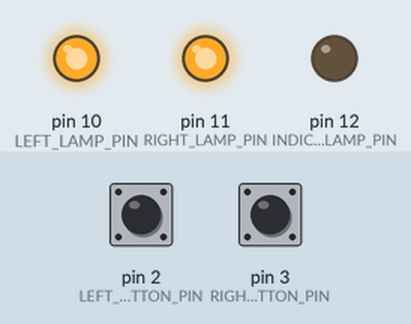
This sketch was run on a simulated Arduino Uno, built with avr-gcc and run on an emulated ATmega328P. Parts: output pins drawn as LEDs (lit = HIGH). Dashed ring = blinking. Inputs (shaded band) come from the test bench; at power-on: pin 2 (LEFT_BUTTON_PIN) HIGH, pin 3 (RIGHT_BUTTON_PIN) HIGH.

Above: at 1.2 s.
1.3 s: pin 2 (LEFT_BUTTON_PIN) pulled LOW for 0.15 s
At 1.57 s:
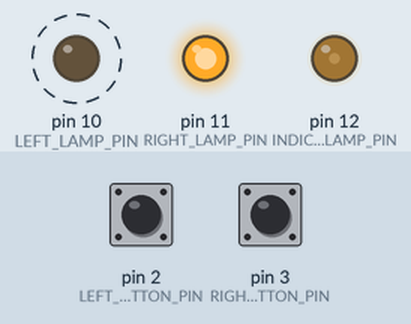
4.3 s: pin 3 (RIGHT_BUTTON_PIN) pulled LOW for 0.15 s
At 7.2 s:
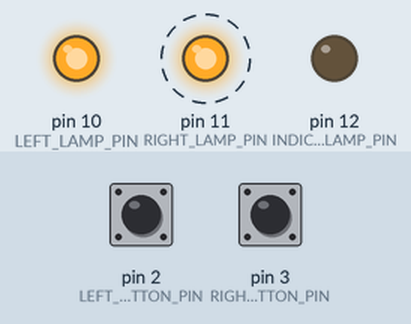
7.3 s: pin 3 (RIGHT_BUTTON_PIN) pulled LOW for 1 s
At 8.1 s:
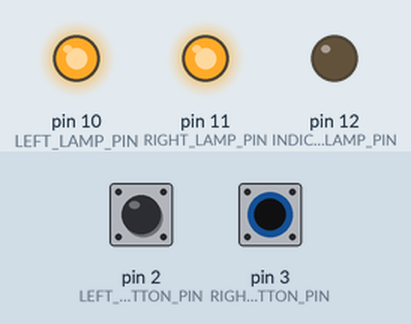
9.8 s: pin 2 (LEFT_BUTTON_PIN) pulled LOW for 1 s
At 12.7 s:
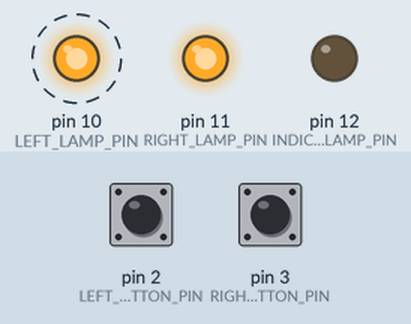
12.8 s: pin 2 (LEFT_BUTTON_PIN) pulled LOW for 3.2 s
At 13.5 s:
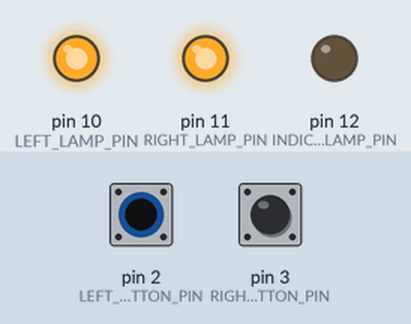
17.5 s: pin 2 (LEFT_BUTTON_PIN) driven LOW and pin 3 (RIGHT_BUTTON_PIN) driven LOW
At 17.66 s:
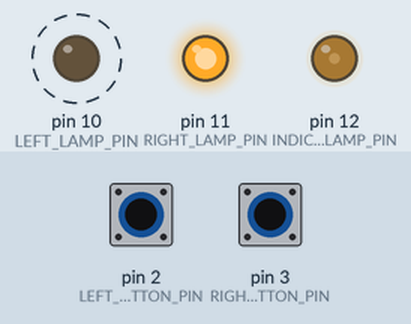
Timing chart, 0 to 21.5 s (numbered marks = the images above; inputs shaded):
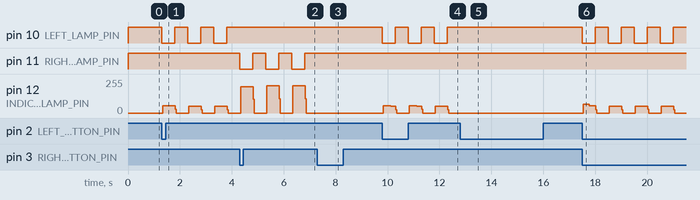

Measured:
- after the input at 1.3 s, pin 10 (LEFT_LAMP_PIN): alternates HIGH for 0.50 s and LOW for 0.50 s, starting at once
- after the input at 4.3 s, pin 10 (LEFT_LAMP_PIN): stops changing and stays HIGH; pin 11 (RIGHT_LAMP_PIN): alternates HIGH for 0.50 s and LOW for 0.50 s, starting at once
- after the input at 7.3 s, pin 11 (RIGHT_LAMP_PIN): stops changing and stays HIGH; pin 12 (INDICATOR_LAMP_PIN): stops changing and stays 0/255
- after the input at 9.8 s, pin 10 (LEFT_LAMP_PIN): alternates HIGH for 0.50 s and LOW for 0.50 s, starting at once
- after the input at 12.8 s, pin 10 (LEFT_LAMP_PIN): stops changing and stays HIGH; pin 12 (INDICATOR_LAMP_PIN): stops changing and stays 0/255
- after the input at 17.5 s, pin 10 (LEFT_LAMP_PIN): alternates HIGH for 0.50 s and LOW for 0.50 s, starting at once; pin 12 (INDICATOR_LAMP_PIN): ramps from 65/255 to 0/255 and jumps back, once every 1.0 s

The sketch:

turning_switch_v20_i.ino
```cpp
#define LEFT_BUTTON_PIN 2                 // Номер піну кнопки ЛІВОГО повороту
#define RIGHT_BUTTON_PIN 3                // Номер піну кнопки ПРАВОГО повороту

#define LEFT_LAMP_PIN 10                  // Номер піну кнопки ЛІВОЇ лампи повороту
#define RIGHT_LAMP_PIN 11                 // Номер піну кнопки ПРАВОЇ лампи повороту

#define INDICATOR_LAMP_PIN 12             // Номер піну індикатора поворотів

#define READ_DELAY 250                    // Затримка у мс читання повторного натиснення (для нейтралізації дребіжжаня)

#define BLINK_DELAY 500                   // Період у мс мигання

#define AUTO_OFF_DELAY 30000              // Затримка автоматичного вимкнення повороту


// Стан увімкнення поворотів
boolean leftTurnEnable = false;           //      ПРАВОГО повороту
boolean rightTurnEnable = false;          //      ЛІВОГО повороту


void setup() {
  // put your setup code here, to run once:

  pinMode(LEFT_BUTTON_PIN, INPUT_PULLUP);
  pinMode(RIGHT_BUTTON_PIN, INPUT_PULLUP);

  pinMode(LEFT_LAMP_PIN, OUTPUT);
  pinMode(RIGHT_LAMP_PIN, OUTPUT);

  pinMode(INDICATOR_LAMP_PIN, OUTPUT);

  // Гасимо лампи
  setLampState(LEFT_LAMP_PIN, false);
  setLampState(RIGHT_LAMP_PIN, false);
}

// Вмикає лампу на піні lampPin, у залежності від параметра lampState
void setLampState(int lampPin, boolean lampState) {

  digitalWrite(lampPin, !lampState);

  digitalWrite(INDICATOR_LAMP_PIN, lampState);

}


boolean getButtonState(int buttonPin) {

  return !digitalRead(buttonPin);

}


boolean getLeftButtonState()  {

  static boolean buttonState = false;
  static boolean oldButtonState = false;

  static unsigned long buttonReadNextTime = 0;

  if(millis() >= buttonReadNextTime)  {

    buttonState = getButtonState(LEFT_BUTTON_PIN);

    if(buttonState != oldButtonState)
      buttonReadNextTime = millis() + READ_DELAY;

    oldButtonState = buttonState;

  }

  return buttonState;

}


boolean getRightButtonState()  {

  static boolean buttonState = false;
  static boolean oldButtonState = false;

  static unsigned long buttonReadNextTime = 0;

  if(millis() >= buttonReadNextTime)  {

    buttonState = getButtonState(RIGHT_BUTTON_PIN);

    if(buttonState != oldButtonState)
      buttonReadNextTime = millis() + READ_DELAY;

    oldButtonState = buttonState;

  }

  return buttonState;

}


void updateTurnStates()  {

  static boolean oldLeftButtonState = false;
  static boolean oldRightButtonState = false;

  boolean leftButtonState = getLeftButtonState();
  boolean rightButtonState = getRightButtonState();

  static unsigned long autoOffTime = 0;


  boolean bothPressed = leftButtonState && rightButtonState;


  if(!oldLeftButtonState && leftButtonState)  {
    leftTurnEnable = !leftTurnEnable;
    rightTurnEnable = bothPressed;

    if(leftTurnEnable)
      autoOffTime = millis() + AUTO_OFF_DELAY;
  }

  oldLeftButtonState = leftButtonState;


  if(!oldRightButtonState && rightButtonState)  {
    rightTurnEnable = !rightTurnEnable;
    leftTurnEnable = bothPressed;

    if(rightTurnEnable)
      autoOffTime = millis() + AUTO_OFF_DELAY;
  }

  oldRightButtonState = rightButtonState;


  // Якщо не увімкнуті обидва (не аварійка) - вимкнути
  if(!(leftTurnEnable && rightTurnEnable) && millis() >= autoOffTime)  {
    rightTurnEnable = false;
    leftTurnEnable = false;
  }

}


void blinkLamps() {

  static boolean leftLampEnable = false;
  static boolean rightLampEnable = false;

  static unsigned long lampNextSwitch = 0;


  if(millis() > lampNextSwitch) {

    if(leftTurnEnable && rightTurnEnable)
      rightLampEnable = leftLampEnable;

    if(leftTurnEnable)
      leftLampEnable = !leftLampEnable;
    else
      leftLampEnable = false;

    if(rightTurnEnable)
      rightLampEnable = !rightLampEnable;
    else
      rightLampEnable = false;

    if(leftTurnEnable || rightTurnEnable)
      lampNextSwitch = millis() + BLINK_DELAY;
  }

  setLampState(LEFT_LAMP_PIN, leftLampEnable);
  setLampState(RIGHT_LAMP_PIN, rightLampEnable);

}


void loop() {
  // put your main code here, to run repeatedly:

  updateTurnStates();

  blinkLamps();

}
```
